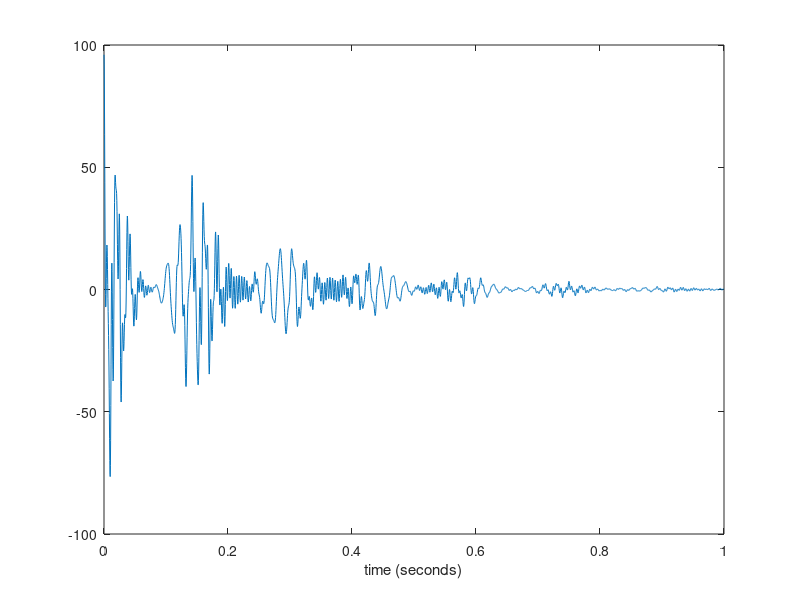
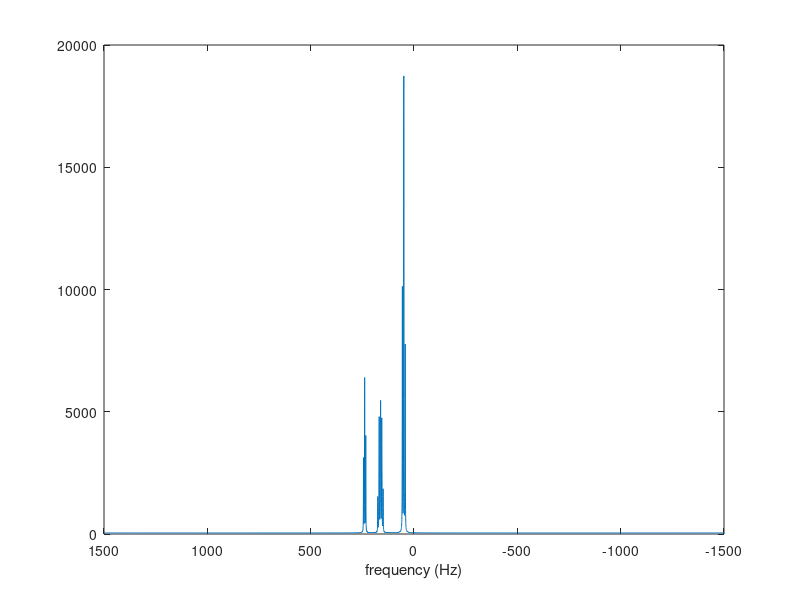
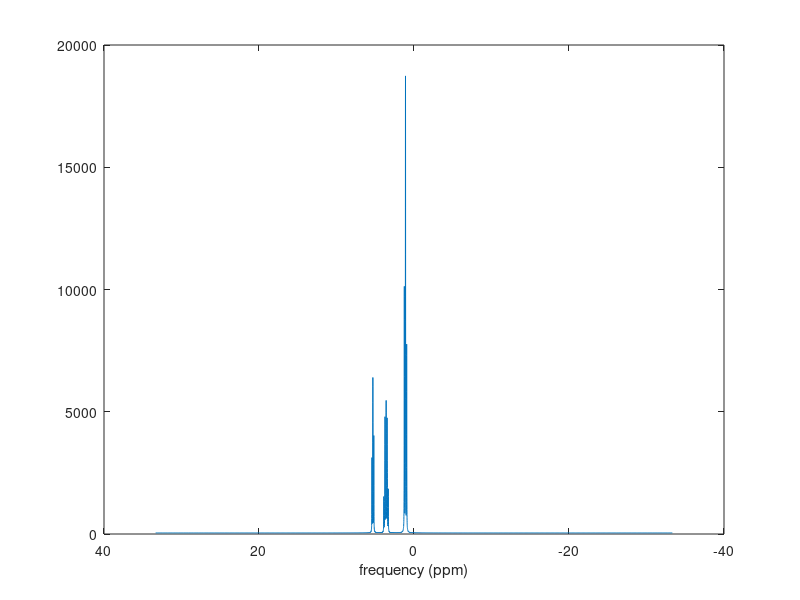

The MATLAB script that drew these images, in order:
% John's dirt-simple self-contained liquid-phase NMR simulator
% MATLAB version
% Homonuclear spin-1/2, scalar J-coupling and chemical shift
% 1-d FID and spectrum with exponential apodization
% The size of the interaction matrix determines the number of spins
% 
% Thanks to Ilya Kuprov for helpful examples
% See his web site spindynamics.org and watch his YouTube lectures
%
% john.price@colorado.edu

% Control parameters
fL=45.0;              % Larmor frequency in MHz. Used only to convert
                      % frequencies from ppm to Hz.
sampling_rate=3000;   % Sampling rate in Hz or 1/(simulation time step)
steps=3000;           % Number of time steps
zero_fill=4*steps;    % Zero-fill the FID to this many samples before FFT
T2=0.3;               % T2 time constant in seconds,
                      %    The FID decays with this time constant
phase=0;              % Phase of spectrum to plot in radians
                      %    real part is 0
                      %    imaginary part is pi/2

% Interaction matrix
% An NxN real matrix where N is the number of spins to be simulated
% N must be less than 12 on a typical workstation
% N must be less than 20 unless you have a quantum computer
%
% Diagonal elements are the Zeeman (chemical shift) coefficients in ppm
%
% Elements below the diagonal are scalar J-coupling coefficients in Hz
% For example, the number in the fouth row and second column is the
% coupling between spin 2 and spin 4 in Hz
%
% elements above the diagonal are not used
%
% Example: very dry ethanol showing non-exchanging OH proton
% spins: CH3   CH3   CH3   CH2   CH2   OH
inter=  [1.1   0     0     0     0     0
         0     1.1   0     0     0     0
         0     0     1.1   0     0     0
         6.81  6.81  6.81  3.6   0     0
         6.81  6.81  6.81  0     3.6   0
         0     0     0     5.37  5.37  5.3];

nspins=size(inter,1);      % find the number of spins

% Define the Pauli spin matrices and a unit matrix
% Include factor of 1/2 for correct spin-1/2 eigenvalues
sigma_x=(1/2)*[0 1; 1 0];
sigma_y=(1/2)*[0 -1i; 1i 0];
sigma_z=(1/2)*[1 0; 0 -1];
unit=[1 0; 0 1];

% Build the single-spin operators Sx{i}, Sy{i}, Sz{i}
% The index i labels which spin it operates on
% These are direct or Kronecker products of Pauli and unit matricies
% For example, Sy for the third spin in a four-spin system is
%      unit (x) unit (x) sigma_y (x) unit
% A cell is a MATLAB indexed array that can contain anything
Sx=cell(1,nspins); Sy=cell(1,nspins); Sz=cell(1,nspins);  % create empty arrays
for i=1:nspins        % which spin it acts on
    Sx_current=1; Sy_current=1; Sz_current=1;
    for k=1:nspins    % loop over all spins
        if k==i  % kron() in a Pauli matrix if this is the spin its acting on
            Sx_current=kron(Sx_current,sigma_x); 
            Sy_current=kron(Sy_current,sigma_y);
            Sz_current=kron(Sz_current,sigma_z);
        else     % else kron() in a unit matrix
            Sx_current=kron(Sx_current,unit);
            Sy_current=kron(Sy_current,unit);
            Sz_current=kron(Sz_current,unit);
        end
    end
    Sx{i}=Sx_current; Sy{i}=Sy_current; Sz{i}=Sz_current;
end
 
% Build magnetization operators
% These are sums over all spins of the single-spin operators
Mx=zeros(2^nspins); My=zeros(2^nspins); Mz=zeros(2^nspins);
for i=1:nspins
    Mx=Mx+Sx{i};
    My=My+Sy{i};
    Mz=Mz+Sz{i};
end

% Build the Hamiltonian (in rad/s units)
H=0;
for i=1:nspins
    for k=1:nspins
        if i==k
            H=H+2*pi*fL*inter(i,k)*Sz{i};       % Zeeman terms
        elseif i>k
            H=H+2*pi*inter(i,k)*(Sx{i}*Sx{k}+Sy{i}*Sy{k}+Sz{i}*Sz{k}); % J
        end
    end
end

% Define the observable.  
% I know plenty of law-abiding people who use non-Hermetian observables.
obs = Mx + 1i*My;    % Mx is real part, My is imaginary part

% Initialize the density matrix rho to Mx
rho=Mx;

% Propagator to advance the density matrix one time step
time_step=1/sampling_rate;
P=expm(-1i*H*time_step);     % MATLAB knows how to do matrix exponentiation

% Evolve the system and compute the observable
% The FID is the free-induction-decay, a complex time series
fid=zeros(1,steps);
for n=1:steps
    fid(n)=trace(obs*rho);   % MATLAB knows how to take a trace
    rho=P*rho*P';            % The prime means Hermetian conjugation
    if ~mod(n,200)            % Report progress
        disp(['step ' num2str(n)]);
    end
end

% Apodization (filtering) to simulate relaxation
% Multiply the FID by an exponential decay with time constant T2
duration=steps*time_step;
window_function=exp(-(duration/T2)*linspace(0,1,steps));
winfid=fid.*window_function;

% FFT with zero-filling
% Zero-filling has the effect of interpolating between frequency points
% which makes the spectrum smoother
spectrum=fftshift(fft(winfid,zero_fill));  % MATLAB's FFT output needs rearranging
time_series=linspace(0,(steps-1)*time_step,steps);  % in seconds
freq_series=linspace(-1/(2*time_step),1/(2*time_step),zero_fill);  %in Hz

% Plots, comment in or out as desired
% Real part of the apodized FID
figure('Name','FID');            % plot the real part of the apodized FID
plot(time_series,real(winfid));
xlabel('time (seconds)')

% Spectrum in Hz
figure('Name','Spectrum');       % plot the desired phase of the spectrum
plot(freq_series,real(exp(1i*phase)*spectrum)); 
set(gca,'XDir','reverse');       % NMR spectra are always plotted backwards
xlabel('frequency (Hz)')

% Spectrum in ppm
figure('Name','Spectrum');       % plot the desired phase of the spectrum
plot(freq_series/fL,real(exp(1i*phase)*spectrum)); 
set(gca,'XDir','reverse');       % NMR spectra are always plotted backwards
xlabel('frequency (ppm)')



